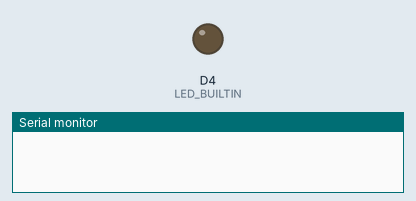
Recording of a sketch running on a simulated ESP8266 (NodeMCU). On the bench: output pins drawn as LEDs (lit = HIGH, except the on-board LED, lit = LOW), the last lines printed to the serial monitor. Dashed ring = blinking.

Above: at 0.5 s.
At 2.1 s:
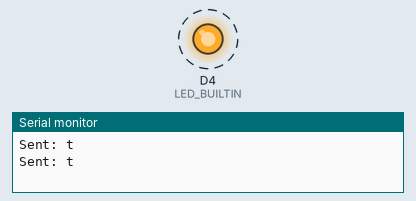
Timing chart, 0 to 3.0 s (numbered marks = the images above):
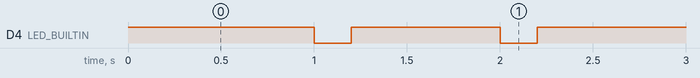

Measured:
- by itself, D4 (LED_BUILTIN): alternates HIGH for 0.80 s and LOW for 0.20 s

The sketch:

gui.ino
```cpp
#include <SoftwareSerial.h>

SoftwareSerial hc12(D2, D3); // D2 = RX, D3 = TX

#define LED_XANH D4

unsigned long lastSend = 0;

void setup() {
  Serial.begin(9600);    // Serial monitor
  hc12.begin(9600);      // HC-12 baudrate mặc định
  pinMode(LED_BUILTIN, OUTPUT);
  digitalWrite(LED_BUILTIN, HIGH); // Tắt LED (LED thường nối ngược)
}

void loop() {
  unsigned long now = millis();
  if (now - lastSend >= 1000) { // 1 giây
    String data = "t";
    hc12.println(data);
    Serial.print("Sent: ");
    Serial.println(data);
    digitalWrite(LED_BUILTIN, LOW);   // Bật LED
    delay(200);                    // Sáng 200ms
    digitalWrite(LED_BUILTIN, HIGH);  // Tắt LED
    lastSend = now;
  }
}
```
